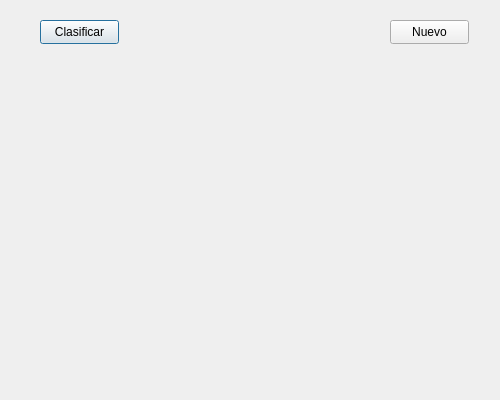
<?xml version="1.0" encoding="UTF-8"?>
<ui version="4.0">
 <class>dlgDemo12</class>
 <widget class="QDialog" name="dlgDemo12">
  <property name="geometry">
   <rect>
    <x>0</x>
    <y>0</y>
    <width>500</width>
    <height>400</height>
   </rect>
  </property>
  <property name="windowTitle">
   <string>Dibujar y Clasificar Digitos</string>
  </property>
  <widget class="QPushButton" name="btnClasificar">
   <property name="geometry">
    <rect>
     <x>40</x>
     <y>20</y>
     <width>79</width>
     <height>24</height>
    </rect>
   </property>
   <property name="text">
    <string>Clasificar</string>
   </property>
  </widget>
  <widget class="QPushButton" name="btnNuevo">
   <property name="geometry">
    <rect>
     <x>390</x>
     <y>20</y>
     <width>79</width>
     <height>24</height>
    </rect>
   </property>
   <property name="text">
    <string>Nuevo</string>
   </property>
  </widget>
  <widget class="QLabel" name="lblPrediccion">
   <property name="geometry">
    <rect>
     <x>320</x>
     <y>70</y>
     <width>160</width>
     <height>280</height>
    </rect>
   </property>
   <property name="font">
    <font>
     <pointsize>150</pointsize>
    </font>
   </property>
   <property name="text">
    <string/>
   </property>
  </widget>
  <widget class="QLabel" name="lblEntrada">
   <property name="geometry">
    <rect>
     <x>20</x>
     <y>70</y>
     <width>280</width>
     <height>280</height>
    </rect>
   </property>
   <property name="text">
    <string/>
   </property>
   <property name="scaledContents">
    <bool>true</bool>
   </property>
  </widget>
 </widget>
 <resources/>
 <connections/>
</ui>
